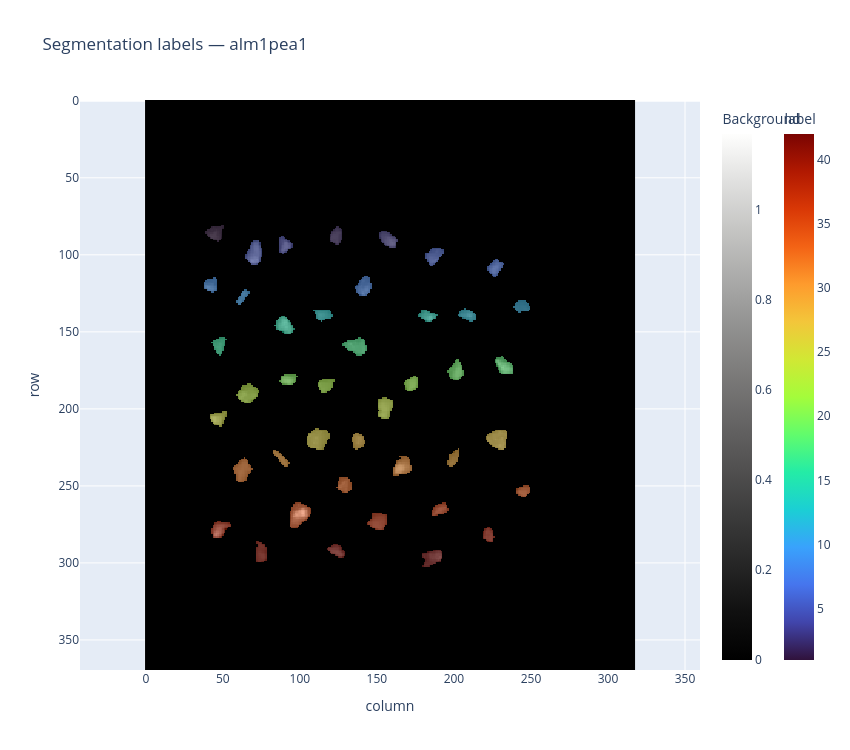
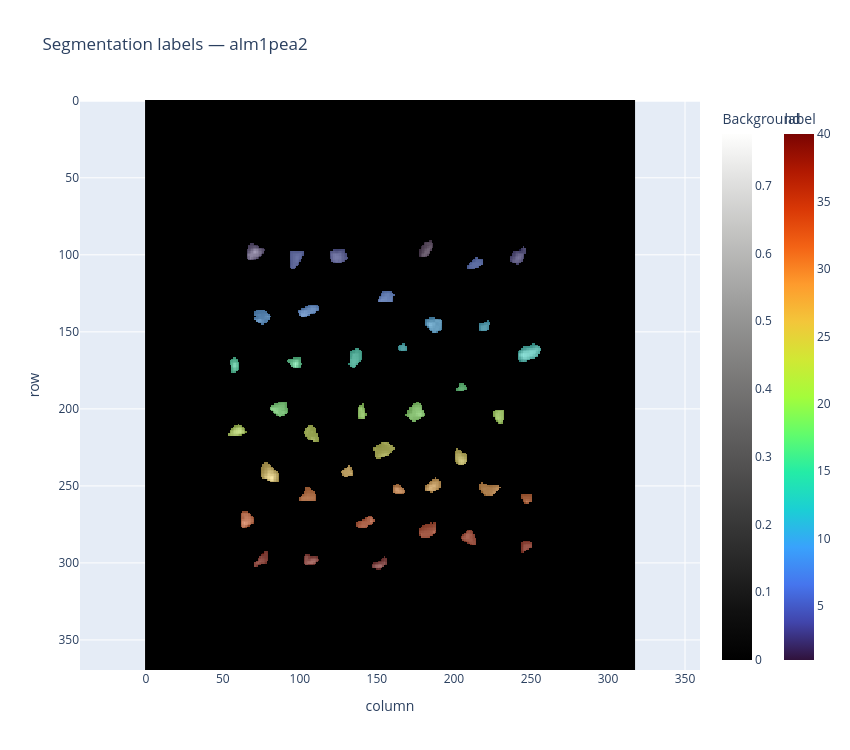
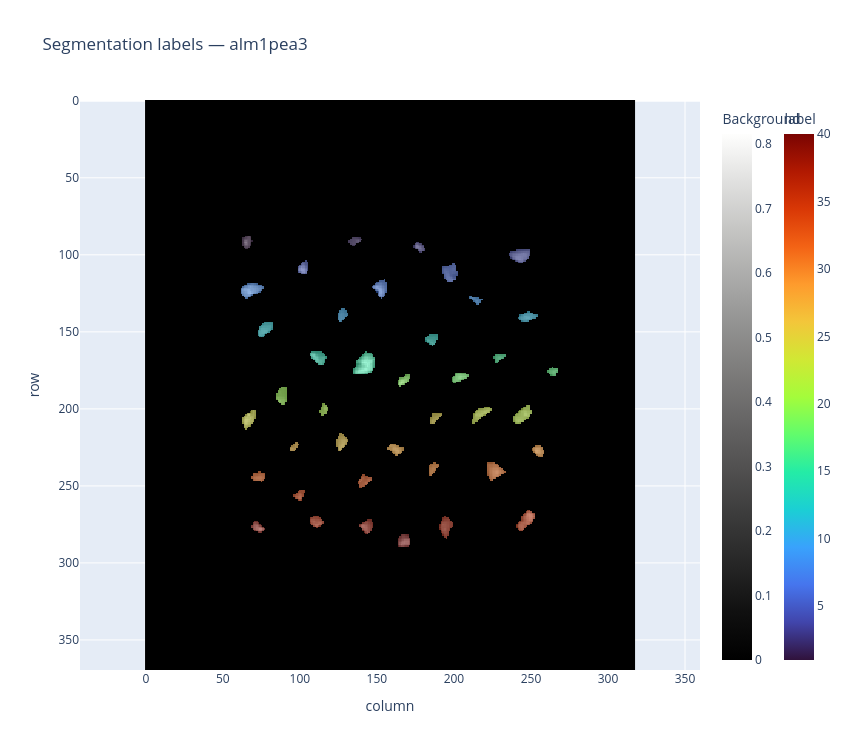

The cell these charts' notebook holds for them, in order:
### Code cell
if RUN_QC_PLOTS:
    qc_image_keys = image_summary_df["clean_key"].head(N_QC_IMAGES).tolist()

    for image_key in qc_image_keys:
        print("QC image:", image_key)
        plot_label_overlay_from_image_db(
            image_db=image_db,
            image_key=image_key,
            base="image_ref",
            title=f"Segmentation labels — {image_key}",
            show=True,
        )
else:
    print("QC plots skipped.")

### Figure 1 — Plotly figure (JSON) as saved in the notebook; plotly's stock layout.template omitted (floating-point values rounded to 4 significant figures; data arrays with more than 128 entries replaced by an {"elided": "..."} marker saying what was removed)
{"data": [{"colorbar": {"title": {"text": "Background"}}, "colorscale": [[0, "rgb(0, 0, 0)"], [0.09091, "rgb(16, 16, 16)"], [0.1818, "rgb(38, 38, 38)"], [0.2727, "rgb(59, 59, 59)"], [0.3636, "rgb(81, 80, 80)"], [0.4545, "rgb(102, 101, 101)"], [0.5455, "rgb(124, 123, 122)"], [0.6364, "rgb(146, 146, 145)"], [0.7273, "rgb(171, 171, 170)"], [0.8182, "rgb(197, 197, 195)"], [0.9091, "rgb(224, 224, 223)"], [1, "rgb(254, 254, 253)"]], "hovertemplate": "row: %{y}<br>col: %{x}<br>value: %{z}<extra></extra>", "showscale": true, "type": "heatmap", "z": {"elided": "370x318 float values"}}, {"colorbar": {"title": {"text": "label"}, "x": 1.12}, "colorscale": [[0, "#30123b"], [0.07143, "#4145ab"], [0.1429, "#4675ed"], [0.2143, "#39a2fc"], [0.2857, "#1bcfd4"], [0.3571, "#24eca6"], [0.4286, "#61fc6c"], [0.5, "#a4fc3b"], [0.5714, "#d1e834"], [0.6429, "#f3c63a"], [0.7143, "#fe9b2d"], [0.7857, "#f36315"], [0.8571, "#d93806"], [0.9286, "#b11901"], [1, "#7a0402"]], "hovertemplate": "row: %{y}<br>col: %{x}<br>overlay: %{z}<extra></extra>", "opacity": 0.45, "showscale": true, "type": "heatmap", "z": {"elided": "370x318 float values"}}], "layout": {"height": 750, "title": {"text": "Segmentation labels — alm1pea1"}, "width": 850, "xaxis": {"title": {"text": "column"}}, "yaxis": {"autorange": "reversed", "scaleanchor": "x", "title": {"text": "row"}}}}

### Figure 2 — Plotly figure (JSON) as saved in the notebook; plotly's stock layout.template omitted (floating-point values rounded to 4 significant figures; data arrays with more than 128 entries replaced by an {"elided": "..."} marker saying what was removed)
{"data": [{"colorbar": {"title": {"text": "Background"}}, "colorscale": [[0, "rgb(0, 0, 0)"], [0.09091, "rgb(16, 16, 16)"], [0.1818, "rgb(38, 38, 38)"], [0.2727, "rgb(59, 59, 59)"], [0.3636, "rgb(81, 80, 80)"], [0.4545, "rgb(102, 101, 101)"], [0.5455, "rgb(124, 123, 122)"], [0.6364, "rgb(146, 146, 145)"], [0.7273, "rgb(171, 171, 170)"], [0.8182, "rgb(197, 197, 195)"], [0.9091, "rgb(224, 224, 223)"], [1, "rgb(254, 254, 253)"]], "hovertemplate": "row: %{y}<br>col: %{x}<br>value: %{z}<extra></extra>", "showscale": true, "type": "heatmap", "z": {"elided": "370x318 float values"}}, {"colorbar": {"title": {"text": "label"}, "x": 1.12}, "colorscale": [[0, "#30123b"], [0.07143, "#4145ab"], [0.1429, "#4675ed"], [0.2143, "#39a2fc"], [0.2857, "#1bcfd4"], [0.3571, "#24eca6"], [0.4286, "#61fc6c"], [0.5, "#a4fc3b"], [0.5714, "#d1e834"], [0.6429, "#f3c63a"], [0.7143, "#fe9b2d"], [0.7857, "#f36315"], [0.8571, "#d93806"], [0.9286, "#b11901"], [1, "#7a0402"]], "hovertemplate": "row: %{y}<br>col: %{x}<br>overlay: %{z}<extra></extra>", "opacity": 0.45, "showscale": true, "type": "heatmap", "z": {"elided": "370x318 float values"}}], "layout": {"height": 750, "title": {"text": "Segmentation labels — alm1pea2"}, "width": 850, "xaxis": {"title": {"text": "column"}}, "yaxis": {"autorange": "reversed", "scaleanchor": "x", "title": {"text": "row"}}}}

### Figure 3 — Plotly figure (JSON) as saved in the notebook; plotly's stock layout.template omitted (floating-point values rounded to 4 significant figures; data arrays with more than 128 entries replaced by an {"elided": "..."} marker saying what was removed)
{"data": [{"colorbar": {"title": {"text": "Background"}}, "colorscale": [[0, "rgb(0, 0, 0)"], [0.09091, "rgb(16, 16, 16)"], [0.1818, "rgb(38, 38, 38)"], [0.2727, "rgb(59, 59, 59)"], [0.3636, "rgb(81, 80, 80)"], [0.4545, "rgb(102, 101, 101)"], [0.5455, "rgb(124, 123, 122)"], [0.6364, "rgb(146, 146, 145)"], [0.7273, "rgb(171, 171, 170)"], [0.8182, "rgb(197, 197, 195)"], [0.9091, "rgb(224, 224, 223)"], [1, "rgb(254, 254, 253)"]], "hovertemplate": "row: %{y}<br>col: %{x}<br>value: %{z}<extra></extra>", "showscale": true, "type": "heatmap", "z": {"elided": "370x318 float values"}}, {"colorbar": {"title": {"text": "label"}, "x": 1.12}, "colorscale": [[0, "#30123b"], [0.07143, "#4145ab"], [0.1429, "#4675ed"], [0.2143, "#39a2fc"], [0.2857, "#1bcfd4"], [0.3571, "#24eca6"], [0.4286, "#61fc6c"], [0.5, "#a4fc3b"], [0.5714, "#d1e834"], [0.6429, "#f3c63a"], [0.7143, "#fe9b2d"], [0.7857, "#f36315"], [0.8571, "#d93806"], [0.9286, "#b11901"], [1, "#7a0402"]], "hovertemplate": "row: %{y}<br>col: %{x}<br>overlay: %{z}<extra></extra>", "opacity": 0.45, "showscale": true, "type": "heatmap", "z": {"elided": "370x318 float values"}}], "layout": {"height": 750, "title": {"text": "Segmentation labels — alm1pea3"}, "width": 850, "xaxis": {"title": {"text": "column"}}, "yaxis": {"autorange": "reversed", "scaleanchor": "x", "title": {"text": "row"}}}}
